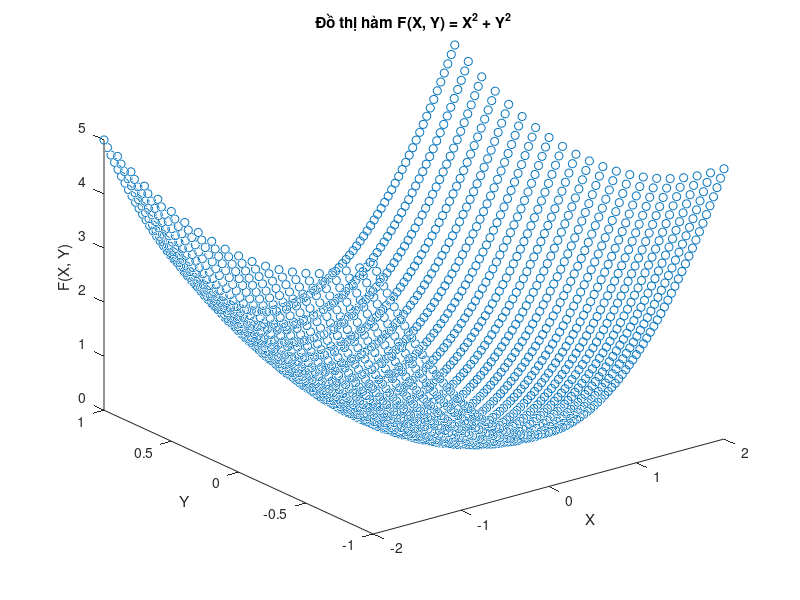
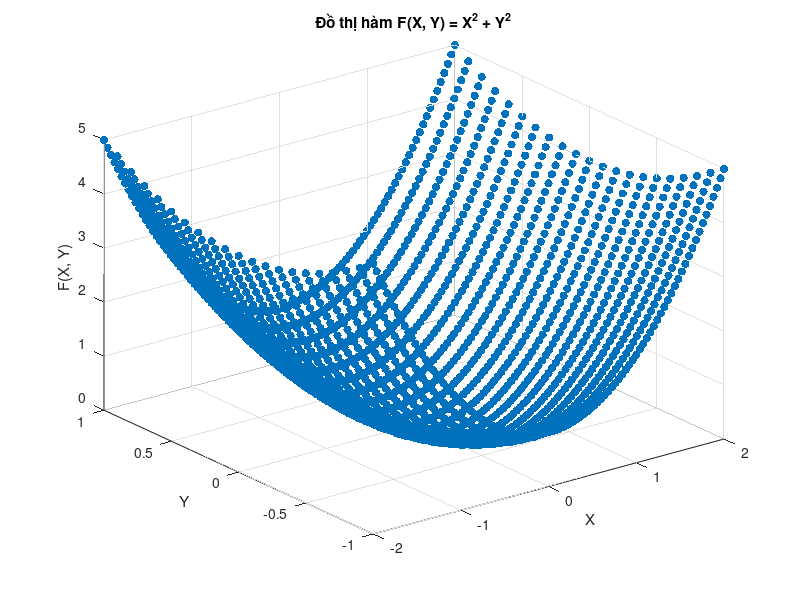

The MATLAB script that drew these images, in order:
% Tạo ma trận X và Y sử dụng linspace
x = linspace(-2, 2, 101); % 101 điểm từ -2 đến 2
y = linspace(-1, 1, 21);  % 21 điểm từ -1 đến 1

[X, Y] = meshgrid(x, y);  % Tạo lưới tọa độ (X, Y)

% Biểu diễn hàm F theo X và Y
F = X.^2 + Y.^2;

% Vẽ đồ thị của F theo X và Y bằng cách sử dụng plot3 hoặc scatter3
figure;
plot3(X(:), Y(:), F(:), 'o'); % sử dụng plot3 để vẽ đồ thị 3D
xlabel('X');
ylabel('Y');
zlabel('F(X, Y)');
title('Đồ thị hàm F(X, Y) = X^2 + Y^2');

% Hoặc sử dụng scatter3 để tạo đồ thị scatter 3D
figure;
scatter3(X(:), Y(:), F(:), 'filled');
xlabel('X');
ylabel('Y');
zlabel('F(X, Y)');
title('Đồ thị hàm F(X, Y) = X^2 + Y^2');
